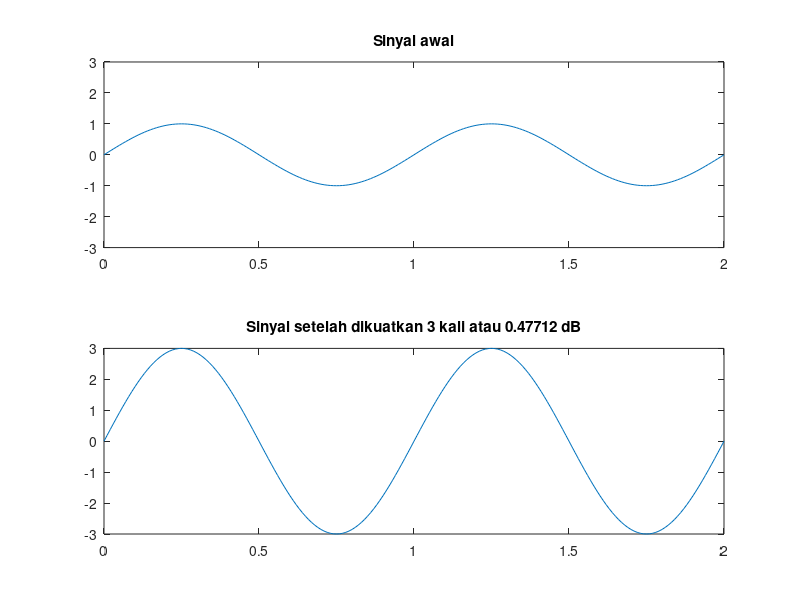

Here is the MATLAB script that generated this plot:
clc;
% sinyal awal
T = 100;
t = 0:1/T:2;
f1 = 1;
y1 = sin(2*pi*t);

% sinyal setelah penguatan
a = 3 ; % nilai a harus > 1
y1_amp = a*sin(2*pi*t);
k = log10(a);

% 1st plot
subplot(2,1,1);
plot(t, y1);
ylim([min(y1_amp) max(y1_amp)]);
title('Sinyal awal');

% 2nd plot
subplot(2,1,2);
plot(t, y1_amp);
title(['Sinyal setelah dikuatkan ', num2str(a), ' kali atau ', num2str(k), ' dB']);

% filename = 'amp_30.jpg';
% saveas(gcf, filename)